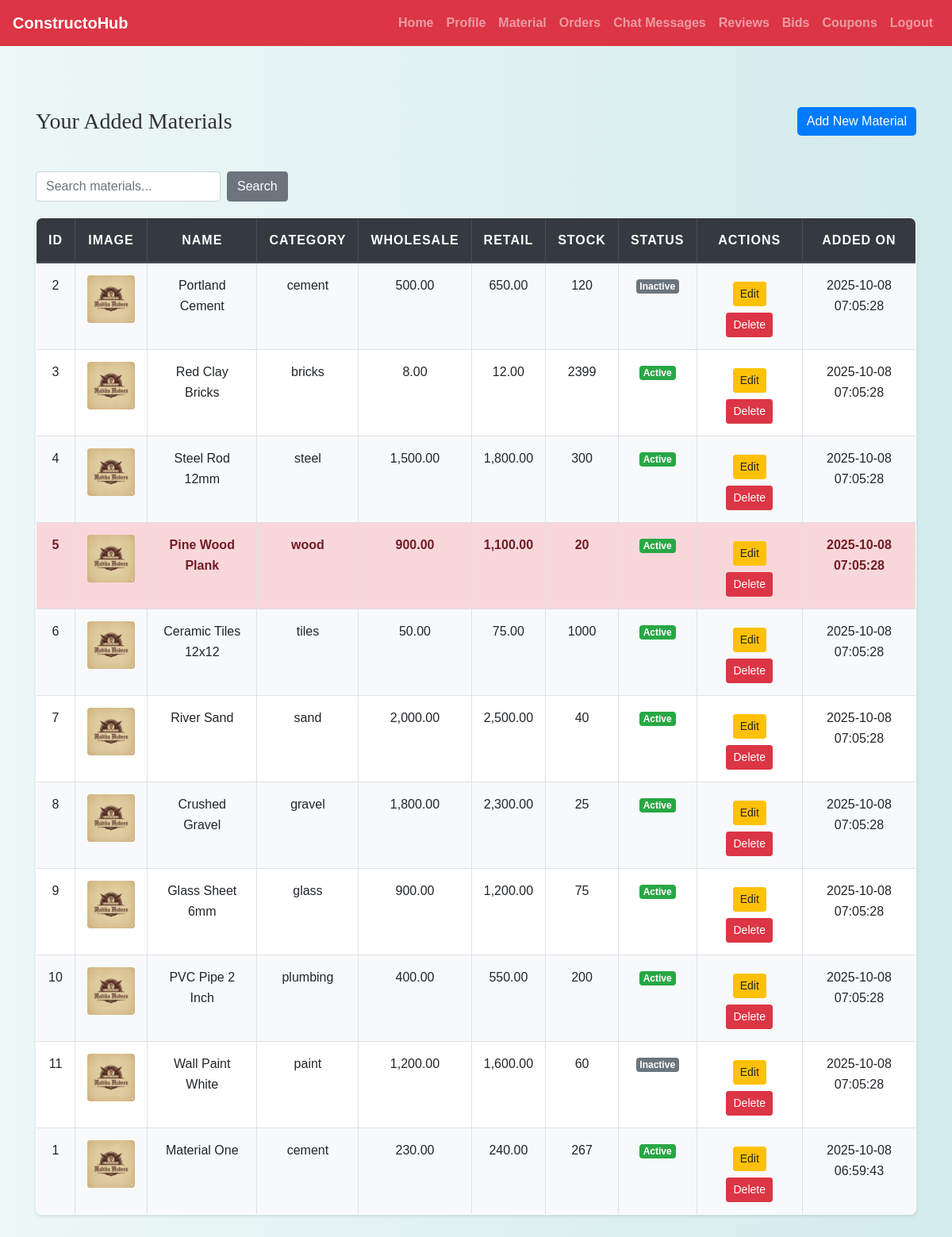
The app's page /wholesaler/view_materials.php (signed in) with its own data.
### tables this page shows
CREATE TABLE `materials` (
  `material_id` int(11) NOT NULL,
  `supplier_id` int(11) DEFAULT NULL,
  `name` varchar(100) NOT NULL,
  `category` enum('cement','bricks','steel','wood','tiles','sand','gravel','concrete','glass','plumbing','electrical','paint','roofing','insulation','other') DEFAULT 'other',
  `description` text DEFAULT NULL,
  `wholesale_price` decimal(10,2) NOT NULL,
  `retail_price` decimal(10,2) NOT NULL,
  `stock_quantity` int(11) DEFAULT 0,
  `low_stock_threshold` int(11) DEFAULT 10,
  `unit_of_measure` enum('kg','ton','piece','square_meter','cubic_meter','liter','meter','bundle','other') DEFAULT 'other',
  `min_order_quantity` int(11) DEFAULT 1,
  `bulk_discount_percentage` decimal(5,2) DEFAULT 0.00,
  `image` varchar(255) DEFAULT NULL,
  `status` enum('active','inactive') DEFAULT 'active',
  `created_at` timestamp NOT NULL DEFAULT current_timestamp(),
  `updated_at` timestamp NOT NULL DEFAULT current_timestamp() ON UPDATE current_timestamp(),
  `supplier_notes` text DEFAULT NULL
);

### wholesaler/view_materials.php (the view, shortened to what this page needs)
<?php
include('config.php');
$supplier_id = $_SESSION["id"];
$search = '';
if (isset($_GET['search']) && !empty($_GET['search'])) {
    $search = mysqli_real_escape_string($conn, $_GET['search']);
    $query = "SELECT * FROM materials WHERE supplier_id = $supplier_id AND name LIKE '%$search%' ORDER BY created_at DESC";
} else {
    $query = "SELECT * FROM materials WHERE supplier_id = $supplier_id ORDER BY created_at DESC";
}
$result = mysqli_query($conn, $query);
?>
<!DOCTYPE html>
<html lang="en">
<head>
    <link rel="stylesheet" href="https://maxcdn.bootstrapcdn.com/bootstrap/4.5.2/css/bootstrap.min.css">
    <link rel="stylesheet" href="../css/style.css">
</head>
<body>
<?php include('navbar.php'); ?>
<div class="container mt-5">
    <div class="d-flex justify-content-between align-items-center mb-3">
        <h3>Your Added Materials</h3>
        <a href="add_material.php" class="btn btn-primary">Add New Material</a>
    </div>
    <form method="get" class="form-inline mb-3">
        <input type="text" name="search" class="form-control mr-2" placeholder="Search materials..." value="<?php echo htmlspecialchars($search); ?>">
        <button type="submit" class="btn btn-secondary">Search</button>
    </form>
    <table class="table table-bordered table-hover text-center">
        <thead class="thead-dark">
            <tr>
                <th>ID</th>
                <th>Image</th>
                <th>Name</th>
                <th>Category</th>
                <th>Wholesale</th>
                <th>Retail</th>
                <th>Stock</th>
                <th>Status</th>
                <th>Actions</th>
                <th>Added On</th>
            </tr>
        </thead>
        <tbody>
            <?php while ($row = mysqli_fetch_assoc($result)) {
                $isLowStock = $row['stock_quantity'] <= $row['low_stock_threshold'];
            ?>
            <tr class="<?php echo $isLowStock ? 'low-stock' : ''; ?>">
                <td><?php echo $row['material_id']; ?></td>
                <td>
                    <?php if ($row['image']) { ?>
                        <img src="../<?php echo $row['image']; ?>" width="60" height="60" class="rounded">
                    <?php } else { echo "No Image"; } ?>
                </td>
                <td><?php echo htmlspecialchars($row['name']); ?></td>
                <td><?php echo htmlspecialchars($row['category']); ?></td>
                <td><?php echo number_format($row['wholesale_price'], 2); ?></td>
                <td><?php echo number_format($row['retail_price'], 2); ?></td>
                <td><?php echo $row['stock_quantity']; ?></td>
                <td>
                    <span class="badge badge-<?php echo ($row['status'] == 'active') ? 'success' : 'secondary'; ?>">
                        <?php echo ucfirst($row['status']); ?>
                    </span>
                </td>
                <td>
                    <a href="edit_material.php?id=<?php echo $row['material_id']; ?>" class="m-2 btn btn-sm btn-warning">Edit</a>
                    <a href="view_materials.php?delete=<?php echo $row['material_id']; ?>" class="btn btn-sm btn-danger" onclick="return confirm('Are you sure you want to delete this material?');">Delete</a>
                </td>
                <td><?php echo $row['created_at']; ?></td>
            </tr>
            <?php } ?>
        </tbody>
    </table>
</div>
</body>
</html>

### css/style.css (style rules this page uses)
body { background: linear-gradient(90deg, rgba(233, 246, 246, 0.831), rgba(207, 233, 233, 0.9)); font-family: 'Arial', sans-serif; color: #333; line-height: 1.6; }
h1, h2, h3, h4 { text-align: center; margin-top: 30px; margin-bottom: 30px; font-family: 'Georgia', serif; }
.container { margin-bottom: 40px; }
.table { width: 100%; border-collapse: collapse; margin-top: 20px; font-size: 16px; background-color: #ffffff; border-radius: 8px; overflow: hidden; box-shadow: 0 2px 4px rgba(0, 0, 0, 0.1); }
.table th, .table td { padding: 15px; border: 1px solid #dee2e6; text-align: center; }
.table thead th { background-color: #004d4d; color: white; font-weight: bold; text-transform: uppercase; letter-spacing: 1px; }
.table tbody tr:nth-child(odd) { background-color: #f8f9fa; }
.table img { max-width: 100px; max-height: 100px; border-radius: 8px; }
.btn-primary { color: #fff; border: none; border-radius: 5px; cursor: pointer; transition: background-color 0.3s ease; }
a { color: #006666; text-decoration: none; font-weight: bold; }

### wholesaler/view_materials.php (style rules this page uses)
.low-stock { background-color: #f8d7da !important; color: #721c24; font-weight: bold; }
img.rounded { object-fit: cover; }

### records on screen
materials: material_id "2", image (picture), name "Portland Cement", category "cement", wholesale_price "500.00", retail_price "650.00", stock_quantity "120", status "Inactive", created_at "2025-10-08 07:05:28"
materials: material_id "3", image (picture), name "Red Clay Bricks", category "bricks", wholesale_price "8.00", retail_price "12.00", stock_quantity "2399", status "Active", created_at "2025-10-08 07:05:28"
materials: material_id "4", image (picture), name "Steel Rod 12mm", category "steel", wholesale_price "1,500.00", retail_price "1,800.00", stock_quantity "300", status "Active", created_at "2025-10-08 07:05:28"
materials: material_id "5", image (picture), name "Pine Wood Plank", category "wood", wholesale_price "900.00", retail_price "1,100.00", stock_quantity "20", status "Active", created_at "2025-10-08 07:05:28"
materials: material_id "6", image (picture), name "Ceramic Tiles 12x12", category "tiles", wholesale_price "50.00", retail_price "75.00", stock_quantity "1000", status "Active", created_at "2025-10-08 07:05:28"
materials: material_id "7", image (picture), name "River Sand", category "sand", wholesale_price "2,000.00", retail_price "2,500.00", stock_quantity "40", status "Active", created_at "2025-10-08 07:05:28"
materials: material_id "8", image (picture), name "Crushed Gravel", category "gravel", wholesale_price "1,800.00", retail_price "2,300.00", stock_quantity "25", status "Active", created_at "2025-10-08 07:05:28"
materials: material_id "9", image (picture), name "Glass Sheet 6mm", category "glass", wholesale_price "900.00", retail_price "1,200.00", stock_quantity "75", status "Active", created_at "2025-10-08 07:05:28"
materials: material_id "10", image (picture), name "PVC Pipe 2 Inch", category "plumbing", wholesale_price "400.00", retail_price "550.00", stock_quantity "200", status "Active", created_at "2025-10-08 07:05:28"
materials: material_id "11", image (picture), name "Wall Paint White", category "paint", wholesale_price "1,200.00", retail_price "1,600.00", stock_quantity "60", status "Inactive", created_at "2025-10-08 07:05:28"
materials: material_id "1", image (picture), name "Material One", category "cement", wholesale_price "230.00", retail_price "240.00", stock_quantity "267", status "Active", created_at "2025-10-08 06:59:43"
